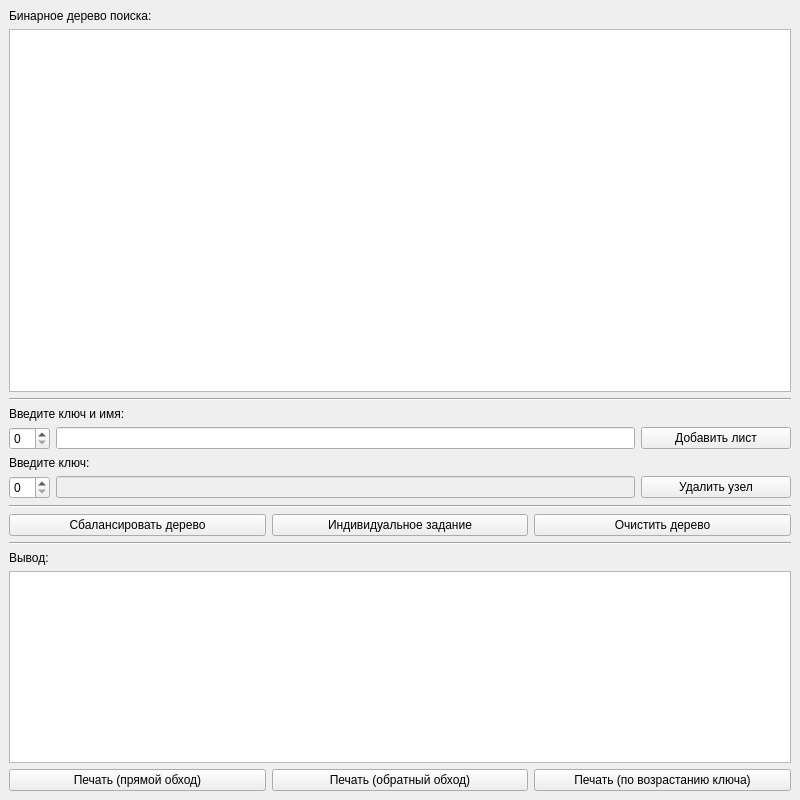
<?xml version="1.0" encoding="UTF-8"?>
<ui version="4.0">
 <class>MainWindow</class>
 <widget class="QMainWindow" name="MainWindow">
  <property name="geometry">
   <rect>
    <x>0</x>
    <y>0</y>
    <width>800</width>
    <height>800</height>
   </rect>
  </property>
  <property name="windowTitle">
   <string>Лабораторная работа №7, Липский Р.В., 121701</string>
  </property>
  <widget class="QWidget" name="centralwidget">
   <layout class="QVBoxLayout" name="verticalLayout_3">
    <item>
     <layout class="QVBoxLayout" name="verticalLayout_2">
      <item>
       <layout class="QVBoxLayout" name="verticalLayout">
        <item>
         <widget class="QLabel" name="outputLabel">
          <property name="text">
           <string>Бинарное дерево поиска:</string>
          </property>
         </widget>
        </item>
        <item>
         <widget class="QTextBrowser" name="outputTextBrowser">
          <property name="enabled">
           <bool>true</bool>
          </property>
         </widget>
        </item>
       </layout>
      </item>
      <item>
       <widget class="Line" name="line_1">
        <property name="orientation">
         <enum>Qt::Horizontal</enum>
        </property>
       </widget>
      </item>
      <item>
       <widget class="QLabel" name="addLabel">
        <property name="text">
         <string>Введите ключ и имя:</string>
        </property>
       </widget>
      </item>
      <item>
       <layout class="QHBoxLayout" name="horizontalLayout_2">
        <item>
         <widget class="QSpinBox" name="addKeySpinBox">
          <property name="maximumSize">
           <size>
            <width>50</width>
            <height>16777215</height>
           </size>
          </property>
         </widget>
        </item>
        <item>
         <widget class="QLineEdit" name="addNameLineEdit"/>
        </item>
        <item>
         <widget class="QPushButton" name="addPushButton">
          <property name="sizePolicy">
           <sizepolicy hsizetype="Maximum" vsizetype="Fixed">
            <horstretch>0</horstretch>
            <verstretch>0</verstretch>
           </sizepolicy>
          </property>
          <property name="minimumSize">
           <size>
            <width>150</width>
            <height>0</height>
           </size>
          </property>
          <property name="text">
           <string>Добавить лист</string>
          </property>
          <property name="icon">
           <iconset theme="add">
            <normaloff>.</normaloff>.</iconset>
          </property>
         </widget>
        </item>
       </layout>
      </item>
      <item>
       <widget class="QLabel" name="removeLabel">
        <property name="text">
         <string>Введите ключ:</string>
        </property>
       </widget>
      </item>
      <item>
       <layout class="QHBoxLayout" name="horizontalLayout">
        <item>
         <widget class="QSpinBox" name="removeKeySpinBox">
          <property name="maximumSize">
           <size>
            <width>50</width>
            <height>16777215</height>
           </size>
          </property>
         </widget>
        </item>
        <item>
         <widget class="QLineEdit" name="removeNameLineEdit">
          <property name="enabled">
           <bool>false</bool>
          </property>
          <property name="maximumSize">
           <size>
            <width>16777215</width>
            <height>16777215</height>
           </size>
          </property>
         </widget>
        </item>
        <item>
         <widget class="QPushButton" name="removePushButton">
          <property name="sizePolicy">
           <sizepolicy hsizetype="Maximum" vsizetype="Fixed">
            <horstretch>10</horstretch>
            <verstretch>0</verstretch>
           </sizepolicy>
          </property>
          <property name="minimumSize">
           <size>
            <width>150</width>
            <height>0</height>
           </size>
          </property>
          <property name="sizeIncrement">
           <size>
            <width>10</width>
            <height>10</height>
           </size>
          </property>
          <property name="baseSize">
           <size>
            <width>20</width>
            <height>0</height>
           </size>
          </property>
          <property name="text">
           <string>Удалить узел</string>
          </property>
          <property name="icon">
           <iconset theme="remove">
            <normaloff>.</normaloff>.</iconset>
          </property>
         </widget>
        </item>
       </layout>
      </item>
      <item>
       <widget class="Line" name="line_2">
        <property name="orientation">
         <enum>Qt::Horizontal</enum>
        </property>
       </widget>
      </item>
      <item>
       <layout class="QHBoxLayout" name="horizontalLayout_4">
        <item>
         <widget class="QPushButton" name="balancePushButton">
          <property name="text">
           <string>Сбалансировать дерево</string>
          </property>
          <property name="icon">
           <iconset theme="edit">
            <normaloff>.</normaloff>.</iconset>
          </property>
         </widget>
        </item>
        <item>
         <widget class="QPushButton" name="individualTaskButton">
          <property name="text">
           <string>Индивидуальное задание</string>
          </property>
          <property name="icon">
           <iconset theme="preview"/>
          </property>
         </widget>
        </item>
        <item>
         <widget class="QPushButton" name="clearPushButton">
          <property name="text">
           <string>Очистить дерево</string>
          </property>
          <property name="icon">
           <iconset theme="delete">
            <normaloff>.</normaloff>.</iconset>
          </property>
         </widget>
        </item>
       </layout>
      </item>
     </layout>
    </item>
    <item>
     <widget class="Line" name="line">
      <property name="orientation">
       <enum>Qt::Horizontal</enum>
      </property>
     </widget>
    </item>
    <item>
     <widget class="QLabel" name="printerLabel">
      <property name="text">
       <string>Вывод:</string>
      </property>
     </widget>
    </item>
    <item>
     <widget class="QTextBrowser" name="printerTextBrowser">
      <property name="sizePolicy">
       <sizepolicy hsizetype="Expanding" vsizetype="Minimum">
        <horstretch>0</horstretch>
        <verstretch>0</verstretch>
       </sizepolicy>
      </property>
     </widget>
    </item>
    <item>
     <layout class="QHBoxLayout" name="horizontalLayout_3">
      <item>
       <widget class="QPushButton" name="printPushButton">
        <property name="text">
         <string>Печать (прямой обход)</string>
        </property>
        <property name="icon">
         <iconset theme="printer"/>
        </property>
       </widget>
      </item>
      <item>
       <widget class="QPushButton" name="printReversePushButton">
        <property name="text">
         <string>Печать (обратный обход)</string>
        </property>
        <property name="icon">
         <iconset theme="printer"/>
        </property>
       </widget>
      </item>
      <item>
       <widget class="QPushButton" name="pushButton">
        <property name="text">
         <string>Печать (по возрастанию ключа)</string>
        </property>
        <property name="icon">
         <iconset theme="printer"/>
        </property>
       </widget>
      </item>
     </layout>
    </item>
   </layout>
  </widget>
 </widget>
 <resources/>
 <connections/>
</ui>
